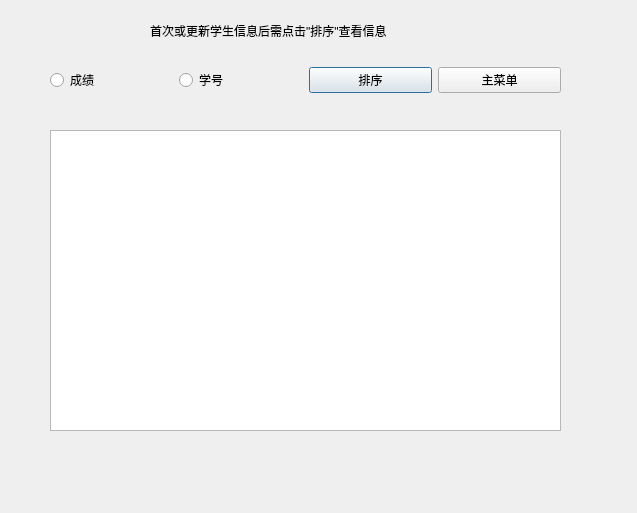
<?xml version="1.0" encoding="UTF-8"?>
<ui version="4.0">
 <class>SortWidget</class>
 <widget class="QDialog" name="SortWidget">
  <property name="geometry">
   <rect>
    <x>0</x>
    <y>0</y>
    <width>637</width>
    <height>513</height>
   </rect>
  </property>
  <property name="windowTitle">
   <string>Dialog</string>
  </property>
  <widget class="QWidget" name="horizontalLayoutWidget">
   <property name="geometry">
    <rect>
     <x>50</x>
     <y>50</y>
     <width>511</width>
     <height>61</height>
    </rect>
   </property>
   <layout class="QHBoxLayout" name="horizontalLayout">
    <item>
     <widget class="QRadioButton" name="graderadioButton">
      <property name="text">
       <string>成绩</string>
      </property>
     </widget>
    </item>
    <item>
     <widget class="QRadioButton" name="idradioButton">
      <property name="text">
       <string>学号</string>
      </property>
     </widget>
    </item>
    <item>
     <widget class="QPushButton" name="sortpushButton">
      <property name="text">
       <string>排序</string>
      </property>
     </widget>
    </item>
    <item>
     <widget class="QPushButton" name="returnButton">
      <property name="text">
       <string>主菜单</string>
      </property>
     </widget>
    </item>
   </layout>
  </widget>
  <widget class="QTableWidget" name="tableWidget">
   <property name="geometry">
    <rect>
     <x>50</x>
     <y>130</y>
     <width>511</width>
     <height>301</height>
    </rect>
   </property>
  </widget>
  <widget class="QLabel" name="label">
   <property name="geometry">
    <rect>
     <x>150</x>
     <y>20</y>
     <width>311</width>
     <height>21</height>
    </rect>
   </property>
   <property name="text">
    <string>首次或更新学生信息后需点击&quot;排序&quot;查看信息</string>
   </property>
  </widget>
 </widget>
 <resources/>
 <connections/>
</ui>
